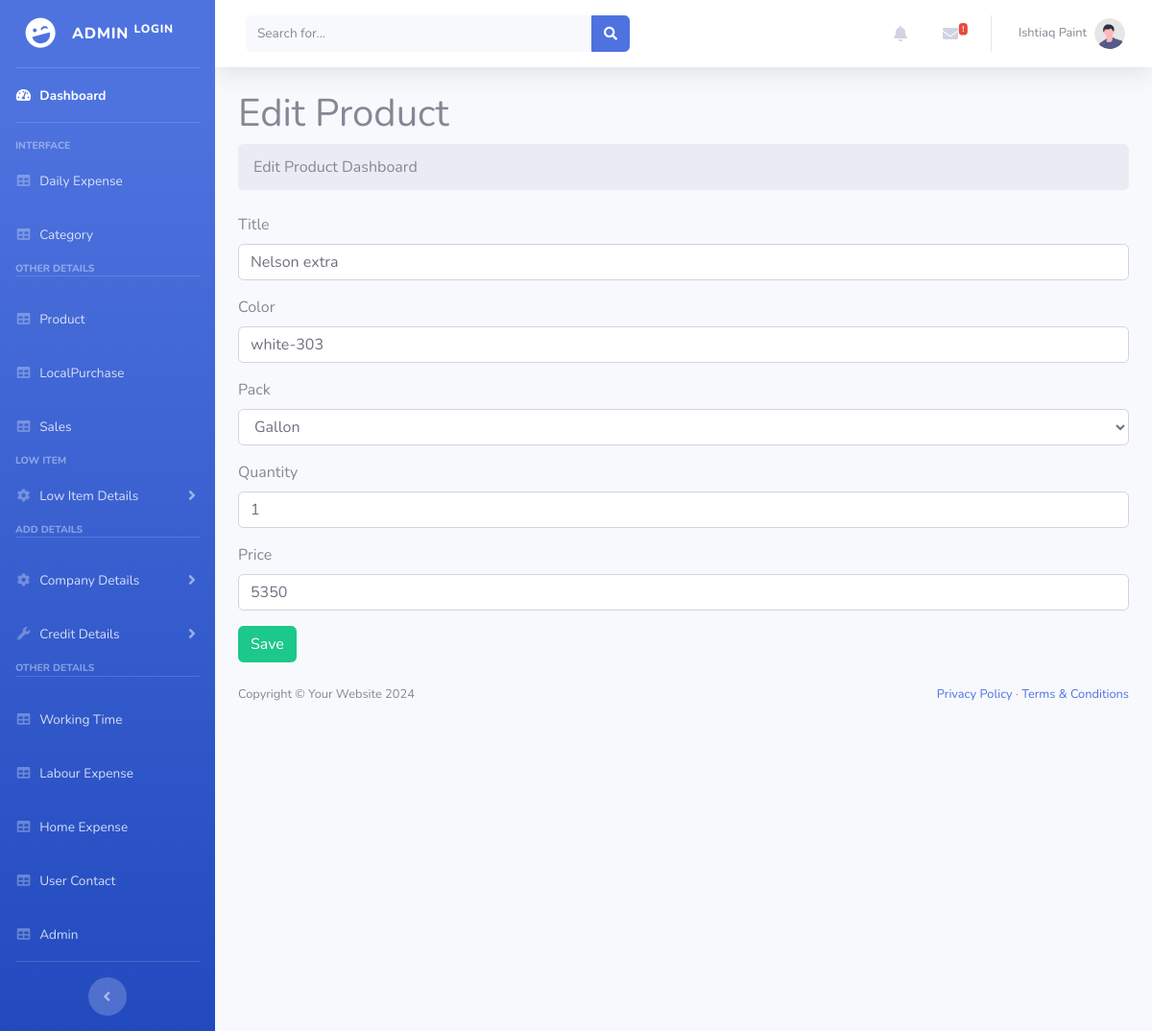
The page /admin/productedit.php?id=1 (signed in) on the database its author committed.
### tables this page shows
CREATE TABLE `product` (
  `id` int(100) NOT NULL,
  `cate_id` int(11) NOT NULL,
  `title` varchar(255) NOT NULL,
  `color` varchar(255) NOT NULL,
  `pack` varchar(255) NOT NULL,
  `quantity` int(255) NOT NULL,
  `price` int(255) NOT NULL
);

### admin/productedit.php (the view, shortened to what this page needs)
<?php
include_once("DatabaseConn.php");
if(isset($_GET['id'])) {
    $id = $_GET['id'];
    $query = "SELECT * FROM product WHERE id = ?";
    $stmt = mysqli_prepare($conn, $query);
    mysqli_stmt_bind_param($stmt, "i", $id);
    mysqli_stmt_execute($stmt);
    $result = mysqli_stmt_get_result($stmt);
    $row = mysqli_fetch_assoc($result);
}
?>
<!DOCTYPE html>
<html lang="en">
<head>
    <link href="vendor/fontawesome-free/css/all.min.css" rel="stylesheet" type="text/css">
    <link href="css/sb-admin-2.min.css" rel="stylesheet">
    <link href="vendor/datatables/dataTables.bootstrap4.min.css" rel="stylesheet">
</head>
<body class="sb-nav-fixed">
    <?php include_once("Header.php"); ?>
    <div id="layoutSidenav_content">
        <main>
            <div class="container-fluid px-4">
                <h1 class="mt-4">Edit Product</h1>
                <ol class="breadcrumb mb-4">
                    <li class="breadcrumb-item active">Edit Product Dashboard</li>
                </ol>
                <form action="productupdate.php?id=<?= $row['id'] ?>" method="POST" enctype="multipart/form-data">
                    <div class="mb-3">
                        <label for="" class="form-label">Title</label>
                        <input type="text" value="<?= $row['title'] ?>" name="txttitle" class="form-control" aria-describedby="emailHelp" required>
                    </div>
                    <div class="mb-3">
                        <label for="" class="form-label">Color</label>
                        <input type="text" value="<?= $row['color'] ?>" name="txtcolor" class="form-control" required >
                    </div>
                    <div class="mb-3">
                        <label for="" class="form-label">Pack</label>
                        <select name="txtpack" class="form-control" required >
                            <option value="Gallon" <?php if($row['pack'] == "Gallon") echo "selected"; ?>>Gallon</option>
                        </select>
                    </div>
                    <div class="mb-3">
                        <label for="" class="form-label">Quantity</label>
                        <input type="number" value="<?= $row['quantity'] ?>" name="txtquantity" class="form-control" required >
                    </div>
                    <div class="mb-3">
                        <label for="" class="form-label">Price</label>
                        <input type="number" value="<?= $row['price'] ?>" name="txtprice" class="form-control" required>
                    </div>
                    <button type="submit" class="btn btn-success" name="submit">Save</button>
                </form>
            </div>
        </main>
        <footer class="py-4 bg-light mt-auto">
            <div class="container-fluid px-4">
                <div class="d-flex align-items-center justify-content-between small">
                    <div class="text-muted">Copyright &copy; Your Website <?php echo date("Y"); ?></div>
                    <div>
                        <a href="#">Privacy Policy</a>
                        &middot;
                        <a href="#">Terms &amp; Conditions</a>
                    </div>
                </div>
            </div>
        </footer>
    </div>
</body>
</html>

### rows shown on the page
product: txttitle "Nelson extra", txtcolor "white-303", txtpack "Gallon", txtquantity "1", txtprice "5350"
